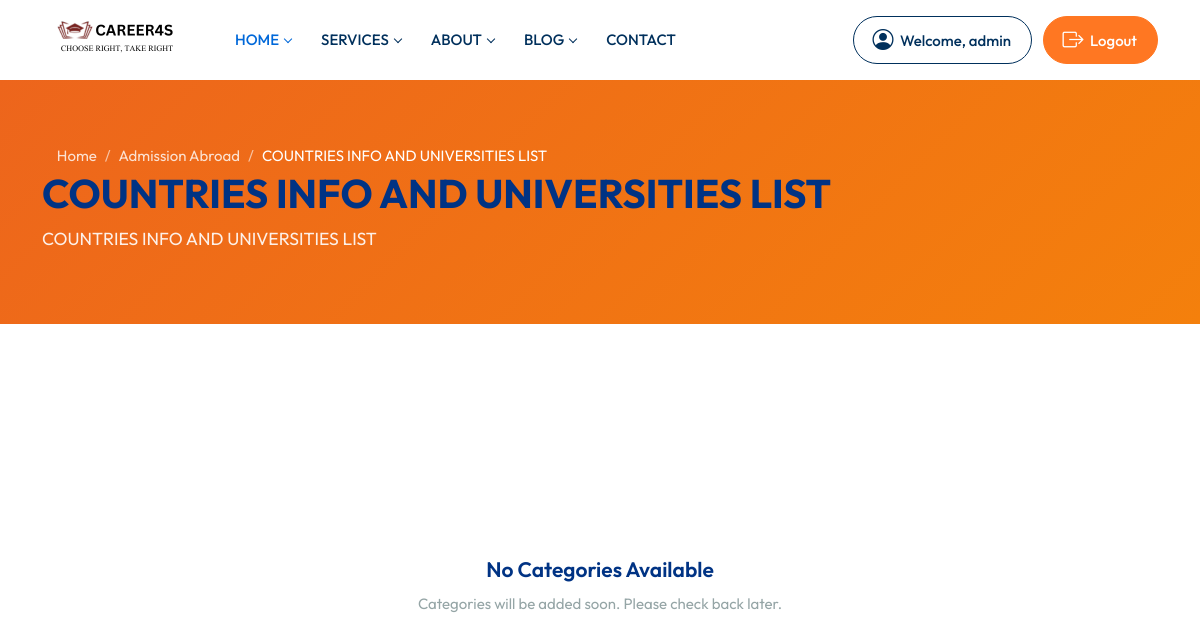
The page /admission-abroad/countries-info-and-universities-list/ (signed in) on the database as committed earlier.
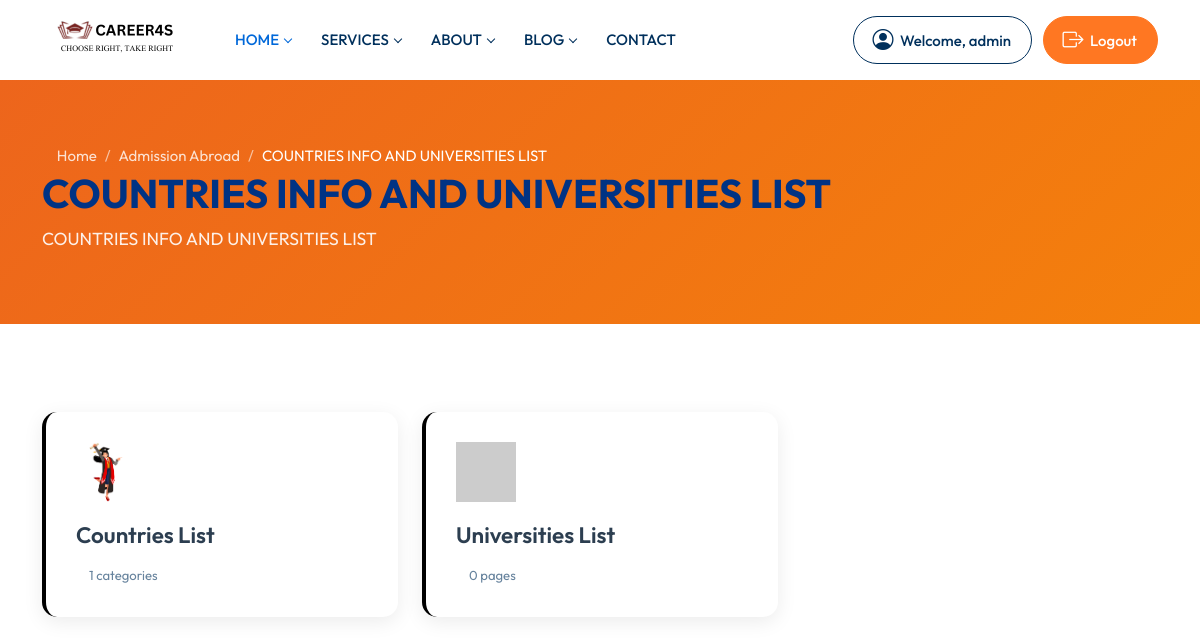
The same page on the database as committed later.
### main_app/models.py (models this page shows, shortened)
class AdmissionAbroadCard(models.Model):
    BORDER_COLOR_CHOICES = [
        ('#f39c12', 'Orange'),
        ('#e74c3c', 'Red'),
        ('#3498db', 'Blue'),
        ('#2ecc71', 'Green'),
    ]
    title = models.CharField(max_length=200, help_text="Service title")
    slug = models.SlugField(max_length=200, unique=True, blank=True)  # ✅ ADD THIS
    description = models.TextField(max_length=300, help_text="Short description")
    card_image = models.ImageField(upload_to='admission_abroad/', blank=True, null=True)
    image_url = models.URLField(max_length=500, blank=True)
    redirect_link = models.CharField(max_length=500, blank=True)
    border_color = models.CharField(max_length=7, default='#f39c12', choices=BORDER_COLOR_CHOICES)
    order = models.IntegerField(default=0, help_text="Display order")
    is_active = models.BooleanField(default=True)
    created_at = models.DateTimeField(auto_now_add=True)
    updated_at = models.DateTimeField(auto_now=True)
    created_by = models.ForeignKey(User, on_delete=models.SET_NULL, null=True, blank=True)
    class Meta:
        ordering = ['order', 'id']
        verbose_name = "Admission Abroad Card"
        verbose_name_plural = "Admission Abroad Cards"

class AdmissionAbroadSubCategory(models.Model):
    ICON_COLOR_CHOICES = [
        ('#f39c12', 'Orange'),
        ('#e74c3c', 'Red'),
        ('#2ecc71', 'Green'),
        ('#3498db', 'Blue'),
        ('#9b59b6', 'Purple'),
    ]
    parent_card = models.ForeignKey('AdmissionAbroadCard', on_delete=models.CASCADE,
                                    related_name='sub_categories', null=True, blank=True)
    parent_subcategory = models.ForeignKey('self', on_delete=models.CASCADE,
                                          related_name='children', null=True, blank=True)
    title = models.CharField(max_length=200)
    slug = models.SlugField(max_length=200, unique=True, blank=True)
    description = models.TextField(max_length=300, blank=True)
    icon_image = models.ImageField(upload_to='admission_abroad_sub/', blank=True, null=True)
    icon_url = models.URLField(max_length=500, blank=True)
    icon_color = models.CharField(max_length=7, default='#f39c12', choices=ICON_COLOR_CHOICES)
    order = models.IntegerField(default=0)
    is_active = models.BooleanField(default=True)
    created_at = models.DateTimeField(auto_now_add=True)
    updated_at = models.DateTimeField(auto_now=True)
    created_by = models.ForeignKey(User, on_delete=models.SET_NULL, null=True, blank=True)
    class Meta:
        ordering = ['order', 'id']
        verbose_name = "Admission Abroad Sub Category"
    def get_icon(self):
        if self.icon_image:
            return self.icon_image.url
        return self.icon_url if self.icon_url else 'https://via.placeholder.com/100'
    def has_children(self):
        return self.children.exists()  # Assuming you have related_name='children'
    def children_count(self):
        return self.children.count()

### main_app/views.py (the view)
# urls.py: path('admission-abroad/<str:card_slug>/', views.admission_abroad_card_detail, name='admission_abroad_card_detail'),
@login_required(login_url='main_app:user_login')
def admission_abroad_card_detail(request, card_slug):
    card = get_object_or_404(AdmissionAbroadCard,
                            slug=card_slug,
                            is_active=True)
    subcategories = card.sub_categories.filter(
        is_active=True,
        parent_subcategory__isnull=True  # ✅ Important: only top-level
    ).order_by('order')
    print(f"Card: {card.title}")
    print(f"Subcategories found: {subcategories.count()}")
    for sub in subcategories:
        print(f"  - {sub.title} (slug: {sub.slug})")
    context = {
        'card': card,
        'subcategories': subcategories,
    }
    return render(request, 'student/admission_abroad_card_detail.html', context)

### templates/student/admission_abroad_card_detail.html (shortened to what this page needs)
{% extends 'base.html' %}
{% load static %}
{% block content %}
<section class="page-header">
    <div class="container">
        <nav aria-label="breadcrumb">
            <ol class="breadcrumb">
                <li class="breadcrumb-item">
                    <a href="{% url 'main_app:home' %}">
                        <i class="fas fa-home"></i> Home
                    </a>
                </li>
                <li class="breadcrumb-item">
                    <a href="{% url 'main_app:admission_abroad' %}">Admission Abroad</a>
                </li>
                <li class="breadcrumb-item active">{{ card.title }}</li>
            </ol>
        </nav>
        <h1>{{ card.title }}</h1>
        <p>{{ card.description }}</p>
    </div>
</section>
<section class="py-5">
    <div class="container">
        {% if subcategories %}
            <div class="row">
                {% for subcategory in subcategories %}
                <div class="col-lg-4 col-md-6">
                    <a href="{% url 'main_app:admission_abroad_subcategory_detail' card.slug subcategory.slug %}"
                       class="category-card"
                       style="border-left-color: {{ subcategory.icon_color }};">
                        <div class="category-icon">
                            <img src="{{ subcategory.get_icon }}" alt="{{ subcategory.title }}">
                        </div>
                        <h4>{{ subcategory.title }}</h4>
                        <div class="mt-3">
                            <small class="text-muted">
                                <i class="fas fa-folder"></i>
                                {% if subcategory.has_children %}
                                    {{ subcategory.children_count }} categories
                                {% else %}
                                    {{ subcategory.content_pages.count }} pages
                                {% endif %}
                            </small>
                        </div>
                    </a>
                </div>
                {% endfor %}
            </div>
        {% else %}
            <div class="empty-state">
                <i class="fas fa-folder-open"></i>
                <h4>No Categories Available</h4>
                <p>Categories will be added soon. Please check back later.</p>
            </div>
        {% endif %}
    </div>
</section>
{% endblock %}

### templates/base.html (shortened to what this page needs)
{% load static %}
<!DOCTYPE html>
<html lang="en">
<head>
	<link href="{% static 'css/styles.css' %}" rel="stylesheet">
	<link href="{% static 'css/colors.css' %}" rel="stylesheet">
</head>
<body class="red-skin">
	<div id="main-wrapper">
		<div class="header header-light head-shadow">
			<div class="container">
				<nav id="navigation" class="navigation navigation-landscape">
					<div class="nav-header">
						<a class="nav-brand" href="{% url 'main_app:home' %}">
							<img src="{% static 'img/Untitled-design.png' %}" class="logo" alt="" />
						</a>
					</div>
					<div class="nav-menus-wrapper">
						<ul class="nav-menu">
							<li class="active"><a href="#">HOME</a>
							</li>
							<li><a href="#">SERVICES</a>
							</li>
							<li><a href="#">ABOUT</a>
							</li>
							<li><a href="#">BLOG</a>
							</li>
							<li><a href="#">CONTACT</a>
						</ul>
						<ul class="nav-menu nav-menu-social align-to-right">
							{% if user.is_authenticated %}
								<li class="become-tutor">
									<a href="#"><i class="bi bi-person-circle"></i>Welcome, {{ user.username }}</a>
								</li>
								<li class="join-btn">
									<a href="{% url 'main_app:admin_logout' %}"><i class="bi bi-box-arrow-right"></i>Logout</a>
								</li>
							{% endif %}
						</ul>
					</div>
				</nav>
			</div>
		</div>
		{% block content %}{% endblock %}
	</div>
</body>
</html>

### templates/student/admission_abroad_card_detail.html (style rules this page uses)
.page-header { background: linear-gradient(135deg, #ED651C, #F4800C); padding: 60px 0; color: white; margin-bottom: 40px; }
.page-header h1 { font-size: 2.5rem; font-weight: 700; margin-bottom: 10px; }
.page-header p { font-size: 1.1rem; opacity: 0.9; }
.breadcrumb { background: transparent; padding: 0; margin-bottom: 0; }
.breadcrumb-item a { color: rgba(255,255,255,0.8); text-decoration: none; }
.breadcrumb-item.active { color: white; }
.breadcrumb-item + .breadcrumb-item::before { color: rgba(255,255,255,0.6); }
.category-card { background: white; border-radius: 15px; padding: 30px; margin-bottom: 30px; box-shadow: 0 5px 20px rgba(0,0,0,0.08); transition: all 0.3s ease; border-left: 4px solid; cursor: pointer; text-decoration: none; display: block; color: inherit; }
.category-icon { width: 60px; height: 60px; margin-bottom: 20px; }
.category-icon img { width: 100%; height: 100%; object-fit: contain; }
.category-card h4 { font-size: 1.4rem; font-weight: 600; margin-bottom: 15px; color: #2c3e50; }

Rows that differ between the two databases and show on the page:
now on this page (row edited): AdmissionAbroadSubCategory: get_icon (picture), title "Countries List", children_count "1"
now on this page (row edited): AdmissionAbroadSubCategory: title "Universities List", content_pages.count "0"
Other text that changed with them:
text no longer shown: "No Categories Available Categories will be added soon. Please check back later."
